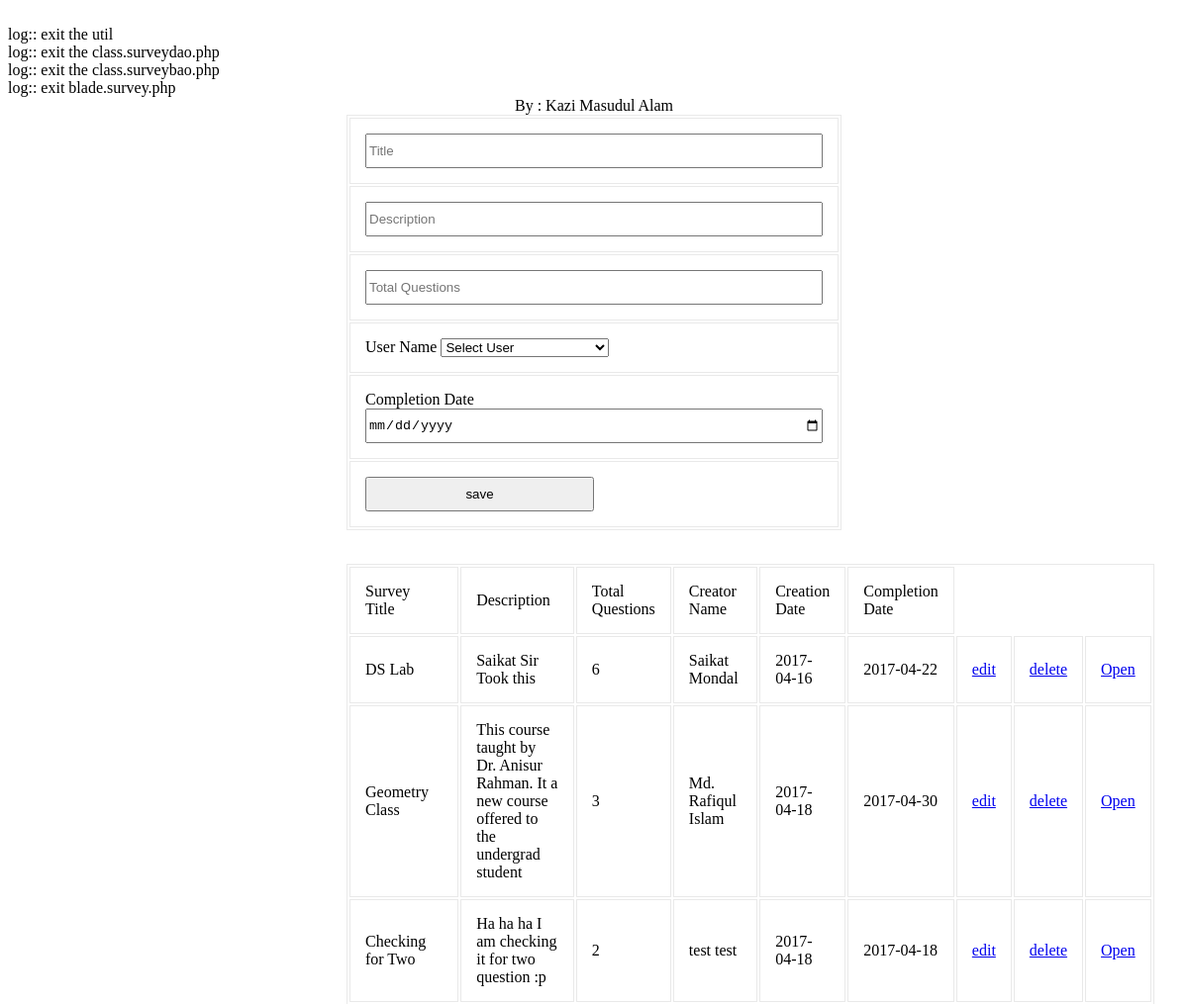
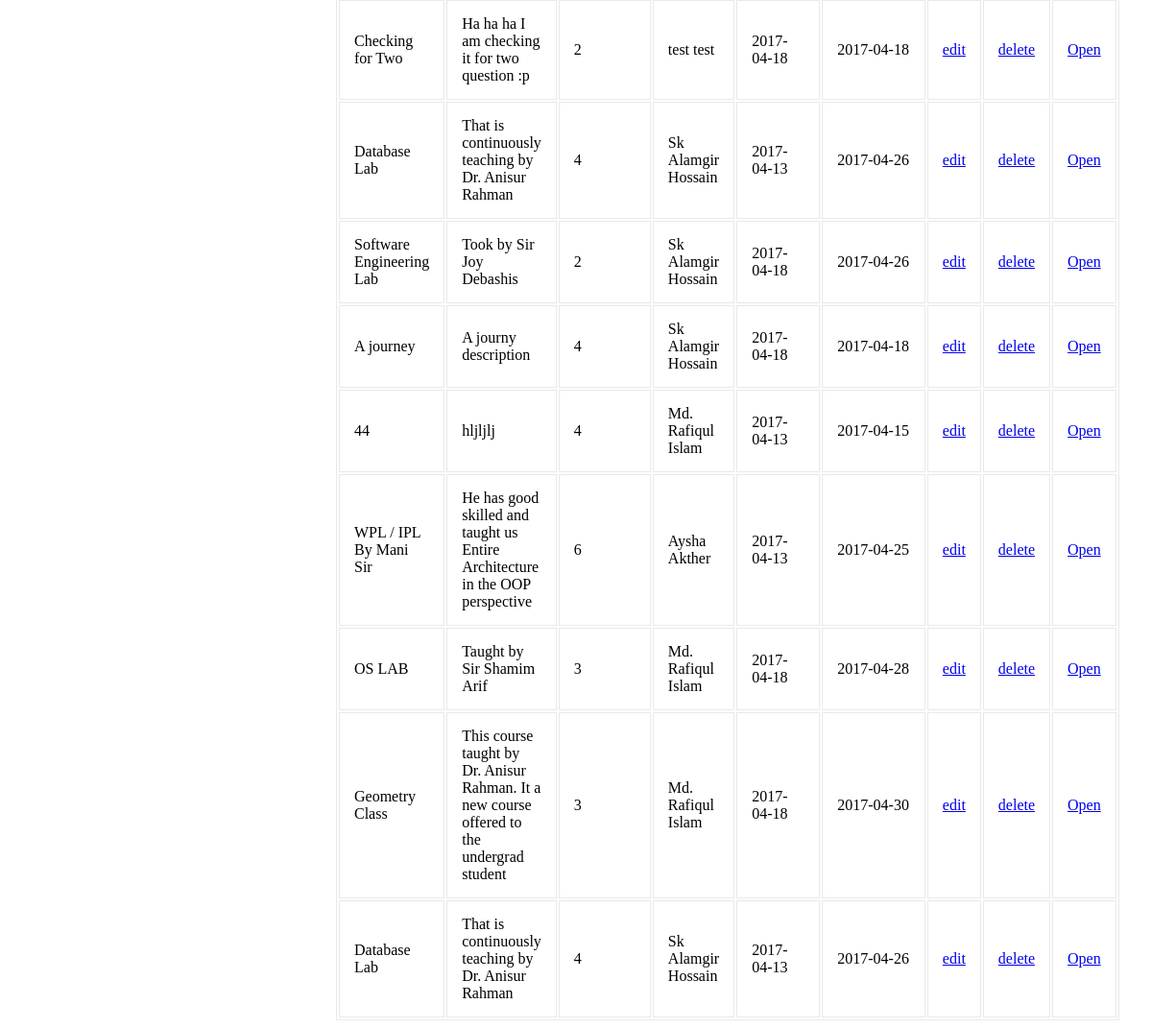
Screenshot of /modules/survey/view.survey.php with the database file from the repository (2 pictures, top to bottom).
### tables this page shows
CREATE TABLE `tbl_survey` (
  `ID` varchar(40) NOT NULL,
  `Title` varchar(100) NOT NULL,
  `Description` varchar(300) NOT NULL,
  `Link` varchar(100) NOT NULL,
  `TotalQuestions` int(11) NOT NULL,
  `CreatorID` varchar(40) NOT NULL,
  `CreationDate` date NOT NULL,
  `CompletionDate` date NOT NULL
);

CREATE TABLE `tbl_user` (
  `ID` varchar(40) NOT NULL,
  `UniversityID` varchar(20) NOT NULL,
  `Email` varchar(50) NOT NULL,
  `Password` varchar(20) NOT NULL,
  `FirstName` varchar(50) NOT NULL,
  `LastName` varchar(50) NOT NULL,
  `IsArchived` tinyint(1) NOT NULL,
  `IsDeleted` tinyint(1) NOT NULL
);

### common/class.common.php (called while the page is built, shortened)
<?php
class Result{
    private $_IsSuccess=0;
    private $_ResultObject;
    public function setIsSuccess($IsSuccess){
        $this->_IsSuccess = $IsSuccess;
    }
    public function getIsSuccess(){
        return $this->_IsSuccess;
    }
    public function setResultObject($ResultObject){
        $this->_ResultObject = $ResultObject;
    }
    public function getResultObject(){
        return $this->_ResultObject;
    }
}
class Survey{
    private $_ID;
    private $_Title;
    private $_Description;
    private $_TotalQuestions;
    private $_Creator;
    private $_CreationDate;
    private $_CompletionDate;
    public function setID ( $ID ) {
        $this->_ID = $ID;
    }
    public function getID () {
        return $this->_ID;
    }
    public function setTitle( $Title ) {
        $this->_Title= $Title;
    }
    public function getTitle() {
        return $this->_Title;
    }
    public function setDescription ( $Description ) {
        $this->_Description = $Description;
    }
    public function getDescription () {
        return $this->_Description;
    }
    public function setTotalQuestions ( $TotalQuestions ) {
        $this->_TotalQuestions = $TotalQuestions;
    }
    public function getTotalQuestions () {
        return $this->_TotalQuestions;
    }
    public function setCreator ( $Creator ) {
        $this->_Creator= $Creator;
    }
    public function getCreator () {
        return $this->_Creator;
    }
    public function setCreationDate ( $CreationDate ) {
        $this->_CreationDate = $CreationDate;
    }
    public function getCreationDate () {
        return $this->_CreationDate;
    }
    public function setCompletionDate ( $CompletionDate ) {
        $this->_CompletionDate = $CompletionDate;
    }
    public function getCompletionDate () {
        return $this->_CompletionDate;
    }
}
?>

### modules/survey/view.survey.php (the view, shortened to what this page needs)
<?php
include_once 'blade/view.survey.blade.php';
include_once '/../../common/class.common.php';
?>
<!DOCTYPE html PUBLIC "-//W3C//DTD XHTML 1.0 Transitional//EN" "http://www.w3.org/TR/xhtml1/DTD/xhtml1-transitional.dtd">
<html xmlns="http://www.w3.org/1999/xhtml">
<head>
    <link rel="stylesheet" href="style.css" type="text/css" />
</head>
<body>
<center>
    <div id="header">
        <label><a>By : Kazi Masudul Alam</a></label>
    </div>
    <div id="form">
        <form method="post">
            <table width="100%" border="1" cellpadding="15">
                <tr>
                    <td><input type="text" name="txtTitle" placeholder="Title" value="<?php
                    if(isset($_GET['edit'])) echo $globalSurvey->getTitle();  ?>" /> </td>
                </tr>
                <tr>
                    <td><input type="text" name="txtDescription" placeholder="Description"value="<?php
                    if(isset($_GET['edit'])) echo $globalSurvey->getDescription();  ?>" /> </td>
                </tr>
                <tr>
                    <td><input type="text" name="txtTotalQuestions" placeholder="Total Questions" value="<?php
                    if(isset($_GET['edit'])) echo $globalSurvey->getTotalQuestions();  ?>" /> </td>
                </tr>
                <tr>
                <td>User Name
                    <select name="txtCreator" style="width:170px">
                        <option selected="selected">Select User</option>
                    </select>
                </td>
                </tr>
                <tr>
                    <td><level>Completion Date </level><input type="date" name="txtCompletionDate" placeholder="Completion Date" value="<?php
                    if(isset($_GET['edit'])) echo $globalSurvey->getCompletionDate();  ?>" /> </td>
                </tr>
                <tr>
                    <td>
                        <?php
                        if(isset($_GET['edit']))
                        {
                            ?>
                            <button type="submit" name="update">update</button>
                            <?php
                        }
                        else
                        {
                            ?>
                            <button type="submit" name="save">save</button>
                            <?php
                        }
                        ?>
                    </td>
                </tr>
            </table>
        </form>
<br />
        <table width="100%" border="1" cellpadding="15" align="center">
    <?php
    $Result = $_SurveyBAO->getAllSurveys();
    if($Result->getIsSuccess()){
        $SurveyList = $Result->getResultObject();
    ?>
        <tr>
            <td>Survey Title</td>
            <td>Description</td>
            <td>Total Questions</td>
            <td>Creator Name</td>
            <td>Creation Date</td>
            <td>Completion Date</td>
        </tr>
        <?php
        for($i = 0; $i < sizeof($SurveyList); $i++) {
            $Survey = $SurveyList[$i];
            ?>
            <tr>
                <td><?php echo $Survey->getTitle(); ?></td>
                <td><?php echo $Survey->getDescription(); ?></td>
                <td><?php echo $Survey->getTotalQuestions(); ?></td>
                <td><?php echo $_SurveyBAO->getTeacherFromID($Survey->getCreator()); ?></td>
                <td><?php echo $Survey->getCreationDate(); ?></td>
                <td><?php echo $Survey->getCompletionDate(); ?></td>
                <td><a href="?edit=<?php echo $Survey->getID(); ?>" onclick="return confirm('sure to edit !'); " >edit</a></td>
                <td><a href="?del=<?php echo $Survey->getID(); ?>" onclick="return confirm('sure to delete !'); " >delete</a></td>
                <td><a href="view.question_2.php?sid=<?php echo $Survey->getID(); ?> " >Open</a></td>
            </tr>
        <?php
        }
    }
    else{
        echo $Result->getResultObject();
    }
    ?>
    </table>
    </div>
</center>
</body>
</html>

### modules/survey/style.css (style rules this page uses)
#form { width:500px; margin:0px auto; text-align:center; }
#form form input { width:100%; height:35px; }
form button { width:50%; height:35px; }
table,td { border:solid #e9e9e9 1px; }

### rows the page displays
tbl_survey: Title "DS Lab", Description "Saikat Sir Took this", TotalQuestions "6", CreatorID.LastName "Saikat Mondal", CreationDate "2017-04-16", CompletionDate "2017-04-22"
tbl_survey: Title "Geometry Class", Description "This course taught by Dr. Anisur Rahman. It a new course offered to the undergrad student", TotalQuestions "3", CreatorID.LastName "Md. Rafiqul Islam", CreationDate "2017-04-18", CompletionDate "2017-04-30"
tbl_survey: Title "Checking for Two", Description "Ha ha ha I am checking it for two question :p", TotalQuestions "2", CreatorID.LastName "test test", CreationDate "2017-04-18", CompletionDate "2017-04-18"
tbl_survey: Title "Checking for Two", Description "Ha ha ha I am checking it for two question :p", TotalQuestions "2", CreatorID.LastName "test test", CreationDate "2017-04-18", CompletionDate "2017-04-18"
tbl_survey: Title "Database Lab", Description "That is continuously teaching by Dr. Anisur Rahman", TotalQuestions "4", CreatorID.LastName "Sk Alamgir Hossain", CreationDate "2017-04-13", CompletionDate "2017-04-26"
tbl_survey: Title "Software Engineering Lab", Description "Took by Sir Joy Debashis", TotalQuestions "2", CreatorID.LastName "Sk Alamgir Hossain", CreationDate "2017-04-18", CompletionDate "2017-04-26"
tbl_survey: Title "A journey", Description "A journy description", TotalQuestions "4", CreatorID.LastName "Sk Alamgir Hossain", CreationDate "2017-04-18", CompletionDate "2017-04-18"
tbl_survey: Title "44", Description "hljljlj", TotalQuestions "4", CreatorID.LastName "Md. Rafiqul Islam", CreationDate "2017-04-13", CompletionDate "2017-04-15"
tbl_survey: Title "WPL / IPL By Mani Sir", Description "He has good skilled and taught us Entire Architecture in the OOP perspective", TotalQuestions "6", CreatorID.LastName "Aysha Akther", CreationDate "2017-04-13", CompletionDate "2017-04-25"
tbl_survey: Title "OS LAB", Description "Taught by Sir Shamim Arif", TotalQuestions "3", CreatorID.LastName "Md. Rafiqul Islam", CreationDate "2017-04-18", CompletionDate "2017-04-28"
tbl_survey: Title "Geometry Class", Description "This course taught by Dr. Anisur Rahman. It a new course offered to the undergrad student", TotalQuestions "3", CreatorID.LastName "Md. Rafiqul Islam", CreationDate "2017-04-18", CompletionDate "2017-04-30"
tbl_survey: Title "Database Lab", Description "That is continuously teaching by Dr. Anisur Rahman", TotalQuestions "4", CreatorID.LastName "Sk Alamgir Hossain", CreationDate "2017-04-13", CompletionDate "2017-04-26"
